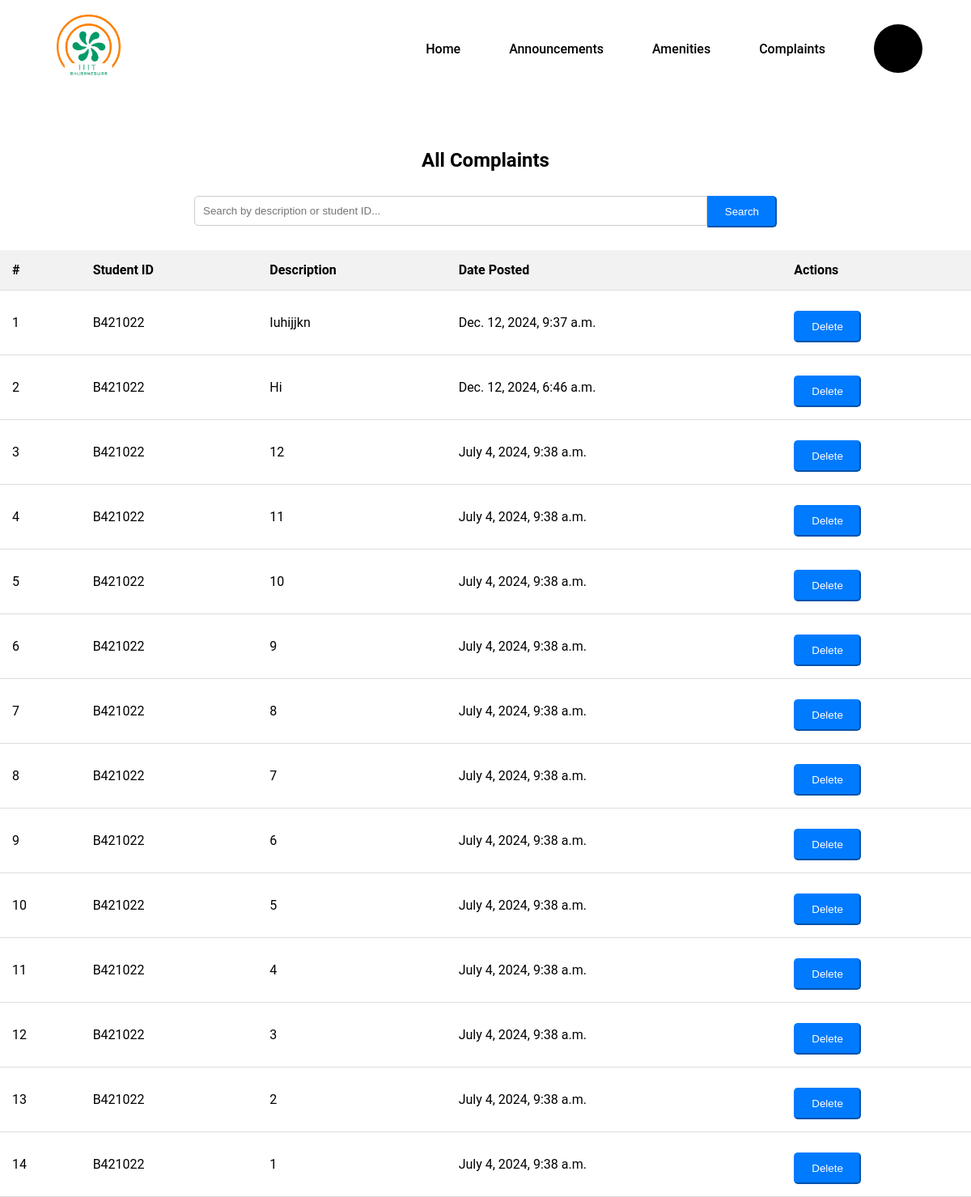
/faculty/complaints/, run on the app's committed database.
### users/models.py (models this page shows, shortened)
class Complaint(models.Model):
    student_id = models.CharField(max_length=20)
    description = models.TextField()
    date_created = models.DateTimeField(auto_now_add=True)

### users/views.py (the view)
# urls.py: path('faculty/complaints/', views.faculty_complaints_list, name='faculty_complaints_list'),
def faculty_complaints_list(request):
    query = request.GET.get('search_query')
    if query:
        complaints = Complaint.objects.filter(
            Q(student_id__icontains=query) |
            Q(description__icontains=query)
        )
    else:
        complaints = Complaint.objects.all().order_by('-date_created')  # Newest complaints first
    context = {
        'complaints': complaints,
    }
    return render(request, 'faculty_complaints_list.html', context)

### users/templates/faculty_complaints_list.html (shortened to what this page needs)
{% extends 'faculty_base.html' %}
{% block content %}
<div class="container mt-4">
    {% load static %}
    <link rel="stylesheet" href="{% static 'css/complaints.css' %}">
    <h2>All Complaints</h2>
    <div class="row mb-3 justify-content-center">
        <div class="col-md-12">
            <form method="GET" action="{% url 'faculty_complaints_list' %}" class="form-inline search-bar">
                <div class="input-group">
                    <input type="text" class="form-control form-control-lg" name="search_query" placeholder="Search by description or student ID..." value="{{ request.GET.search_query }}">
                    <div class="input-group-append">
                        <button type="submit" class="btn btn-primary btn-lg">Search</button>
                    </div>
                </div>
            </form>
        </div>
    </div>
    <table class="table table-striped mt-3">
        <thead>
            <tr>
                <th>#</th>
                <th>Student ID</th>
                <th>Description</th>
                <th>Date Posted</th>
                <th>Actions</th>
            </tr>
        </thead>
        <tbody>
            {% for complaint in complaints %}
            <tr>
                <td>{{ forloop.counter }}</td>
                <td>{{ complaint.student_id|capfirst }}</td>
                <td>{{ complaint.description|capfirst }}</td>
                <td>{{ complaint.date_created }}</td>
                <td>
                    <form action="{% url 'delete_complaint' complaint.id %}" method="post" style="display: inline;">
                        <button type="submit" class="btn btn-primary btn-lg">Delete</button>
                    </form>
                </td>
            </tr>
            {% endfor %}
        </tbody>
    </table>
</div>
{% endblock %}

### static/css/dashboard_styles.css (style rules this page uses)
* { margin: 0; padding: 0; box-sizing: border-box; }
body { font-family: 'Roboto', sans-serif; }

### static/css/complaints.css (style rules this page uses)
.container { margin-top: 4rem; }
h2 { text-align: center; margin-bottom: 20px; }
.search-bar .input-group { width: 60%; margin: 0 auto 20px; display: flex; }
.search-bar .form-control { flex: 1; padding: 10px; border-radius: 5px 0 0 5px; border: 1px solid #ccc; }
.search-bar .input-group-append .btn-primary { background-color: #007bff; border-color: #007bff; padding: 10px 20px; border-radius: 0 5px 5px 0; color: white; }
.table { width: 100%; border-collapse: collapse; }
.table th, .table td { padding: 15px; text-align: left; border-bottom: 1px solid #ddd; }
.table th { background-color: #f2f2f2; }
.mt-4 { margin-top: 4rem !important; }
form { margin-top: 20px; }
form .btn-primary { background-color: #007bff; border-color: #007bff; padding: 10px 20px; border-radius: 5px; color: white; margin-top: 10px; }
form input, form textarea, form select { width: 40%; padding: 10px; margin: 10px 0; border-radius: 5px; border: 1px solid #ccc; }
.justify-content-center { justify-content: center; }

### data on the page
Complaint: student_id "B421022", description "Iuhijjkn", date_created "Dec. 12, 2024, 9:37 a.m."
Complaint: student_id "B421022", description "Hi", date_created "Dec. 12, 2024, 6:46 a.m."
Complaint: student_id "B421022", description "12", date_created "July 4, 2024, 9:38 a.m."
Complaint: student_id "B421022", description "11", date_created "July 4, 2024, 9:38 a.m."
Complaint: student_id "B421022", description "10", date_created "July 4, 2024, 9:38 a.m."
Complaint: student_id "B421022", description "9", date_created "July 4, 2024, 9:38 a.m."
Complaint: student_id "B421022", description "8", date_created "July 4, 2024, 9:38 a.m."
Complaint: student_id "B421022", description "7", date_created "July 4, 2024, 9:38 a.m."
Complaint: student_id "B421022", description "6", date_created "July 4, 2024, 9:38 a.m."
Complaint: student_id "B421022", description "5", date_created "July 4, 2024, 9:38 a.m."
Complaint: student_id "B421022", description "4", date_created "July 4, 2024, 9:38 a.m."
Complaint: student_id "B421022", description "3", date_created "July 4, 2024, 9:38 a.m."
Complaint: student_id "B421022", description "2", date_created "July 4, 2024, 9:38 a.m."
Complaint: student_id "B421022", description "1", date_created "July 4, 2024, 9:38 a.m."
